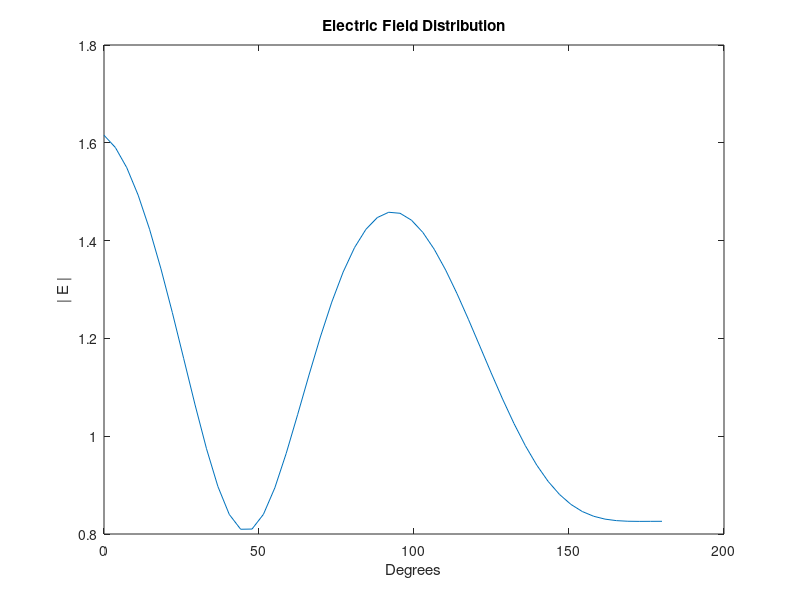

Recreate this plot in MATLAB.
% EE 675 | Dielectric Shell - Scattering/ khaldoon Ishmael 
%

% ------------------------------------------------------------------------
%
% This program is designed to calculate the total Electric Field from 
% the Incident and Scatter Fields.
%
%
% 
% ------------------------------------------------------------------------
clear all %#ok<CLALL>
clc
%
% VARIABLES
%
f = 1000*10^(6); % Frequency
w = 2*pi*f; % Angular Frequency (omega)
epr = 4.0; % Dielectric Constant
ep0 = 8.854*10^(-12); % Dielectric Constant in Air
miu0 = 4*pi*10^(-7); % Permeability
k = w*sqrt(miu0*ep0);
N = 100; % # of sections
lambda = (2*pi)/k; % Wavelength (lambda)
a = 0.25*lambda; % Inner Radius
b = 0.30*lambda; % Outer Radius
r = (a+b)/2; % Distance from Center to Middle of Section
Area = (pi*((b^2)-(a^2)))/N; % Area of Section
area = sqrt(Area/pi); % Radius of Section
phi = (2*pi)/N; % Angle of each section
C = zeros(N); % Create C Matrix to Hold Calculated C-Values
Ei = zeros(1,N); % Create Incident Field Matrix
rho = zeros(N);
%
%
%-------------------------------------------------------------------------
for m = 1:N
    for n = 1:N
        rho(m,n) = 2*(a+(b-a)/2)*sin(phi*(m-n)/2); % Set Rho Values for Different Angles
        if m == n
            C(m,n) = 1+(epr-1)*((1i)/2)*(pi*k*area*besselh(1,2,k*area)-2*1i); % C-Matrix----bessel         
        else
            C(m,n) = (1i*pi*k*area/2)*(epr-1)*besselj(1,k*area)*besselh(0,2,k*abs(rho(m,n))); % C-Matrix
        end
        x(1,m) = r*cos(m*phi); % X-Values
        Ei(1,m) = exp(-1i*k*(x(m))); % Incident Field
    end
end
E = Ei/C; % Total Electric Field

%%%%%%%%%echo width 
% x=r*cos(phi);
% y=r*sin(phi);
% b=exp(-1i*2*pi*x)';
% w(n)= 2*pi*3*abs(exp(1i*2*pi*(x.*cos(phi(n))+y.*sin(phi(n))))*epr-1)*E*area*besselj(1,2*k*area)^2/abs(b(n))^2;



X = linspace(0,180,N/2);
plot(X,abs(E(1:N/2)))
title('Electric Field Distribution'); 
xlabel('Degrees');
ylabel('| E |');
